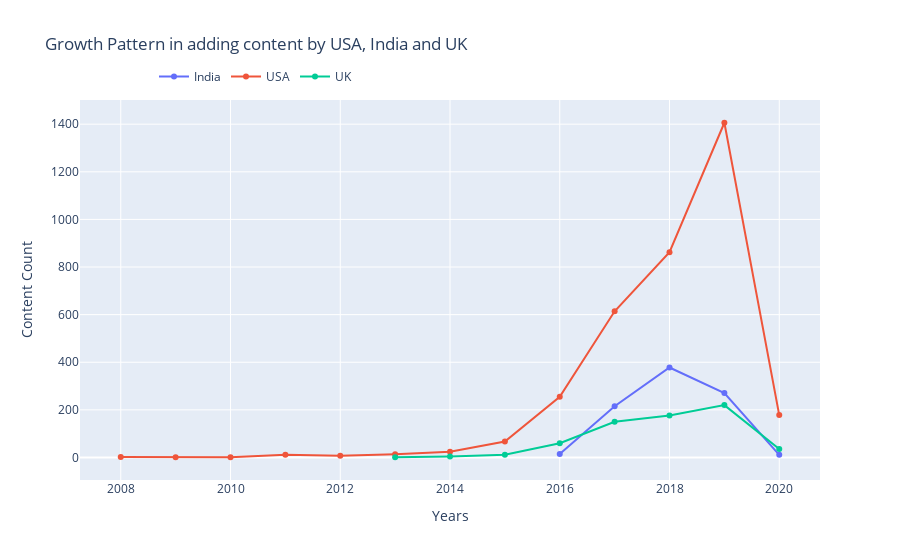

The notebook cell saved with this chart:
### Code cell
trace1 = go.Scatter(x=india_yearly_growth_count_df['year_added'], y=india_yearly_growth_count_df['count'], name="India")
trace2 = go.Scatter(x=usa_yearly_growth_count_df['year_added'], y=usa_yearly_growth_count_df['count'], name="USA")
trace3 = go.Scatter(x=uk_yearly_growth_count_df['year_added'], y=uk_yearly_growth_count_df['count'], name="UK")

data = [trace1, trace2, trace3]
layout = go.Layout(title="Growth Pattern in adding content by USA, India and UK", legend=dict(x=0.1, y=1.1, orientation="h"))
fig = go.Figure(data, layout=layout)

fig.update_xaxes(title_text='Years')
fig.update_yaxes(title_text='Content Count')

fig.show()

fig.write_image("/content/drive/My Drive/Practical_Datasets/EDA on Netflix Content Dataset/Plots/Growth Pattern in adding content by USA, India and UK.jpeg")

### Figure 1 — Plotly figure (JSON) as saved in the notebook; plotly's stock layout.template omitted (floating-point values rounded to 4 significant figures)
{"data": [{"y": [15, 215, 378, 271, 11], "x": [2016, 2017, 2018, 2019, 2020], "type": "scatter", "name": "India"}, {"y": [2, 1, 1, 12, 7, 14, 24, 67, 255, 614, 862, 1406, 178], "x": [2008, 2009, 2010, 2011, 2012, 2013, 2014, 2015, 2016, 2017, 2018, 2019, 2020], "type": "scatter", "name": "USA"}, {"y": [1, 4, 12, 60, 150, 176, 220, 36], "x": [2013, 2014, 2015, 2016, 2017, 2018, 2019, 2020], "type": "scatter", "name": "UK"}], "layout": {"xaxis": {"title": {"text": "Years"}}, "yaxis": {"title": {"text": "Content Count"}}, "legend": {"y": 1.1, "x": 0.1, "orientation": "h"}, "title": {"text": "Growth Pattern in adding content by USA, India and UK"}}}
